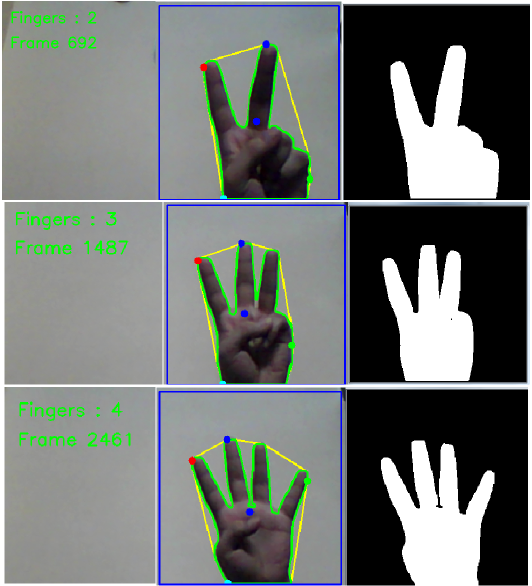
#> input picture 2.PNG, 1064 x 1172 px, given in place of the camera (shown at 1/2 size)
$ python example.py
#> lines starting #> are read from the running program, lines starting #| are printed output that depends on the picture
### handgesturerecognizer.py
import cv2
import imutils
import numpy as np
from contours import get_max_contour
from contours import get_extremes
from contours import draw_extremes
import contours

class HandGestureRecognizer:

	def __init__(self, width= 800):
		'''
		Initializes the window to be processed

		Args:
		width: width of the output video

		Returns:
		None
		'''
		self.bg = None #Background
		self.width = width

	def display_frame_rate(self, frame, frame_counter, limit, position):
		'''
		Function to display frame counter

		Args:
		frame: current frame in video
		frame_counter: current frame number
		limit: no. of frames required for background identification

		Returns:
		None
		'''
		color = (0, 0, 255)
		if frame_counter >= limit:
			color = (0, 255, 0)
		cv2.putText(frame, 'Frame '+str(frame_counter), position,
					cv2.FONT_HERSHEY_SIMPLEX, 1, color, 2)

	def running_average(self, frame, weight= 0.5):
		'''
		Function to calculate the running average to identify background

		Args:
		frame: current frame of video feed
		weight: to compute weighted avergae

		Returns:
		None
		'''
		if self.bg is None:
			self.bg = frame.copy().astype('float')
			return

		cv2.accumulateWeighted(frame, self.bg, weight)


	def start(self, video_source= 0, rectangle_color= (255, 0, 0),
			  rectangle_thickness= 2, break_key= 'q', frame_rate= False,
			  limit= 30, weight = 0.5, display_thresholded= False):
		'''
		Main function to start recognizing hand gestures

		Args:
		video_source: path to video source. To put in cv2.VideoCapture method
		rectangle_color: color of rectangular frame
		rectangle_thickness: thickness of rectangular frame
		break_key: key to be pressed to stop video feed
		frame_rate: to display frame rate in the output video
		limit: no. of frames required for background identification
		weight: weight to calculate weighted average of frame and background
		display_thresholded: to display thresholded image or not

		Returns:
		Video output feed showing hand gestures.
		'''
#> called with video_source = 0, rectangle_color = (255, 0, 0), rectangle_thickness = 2, break_key = 'q', frame_rate = True, limit = 30, weight = 0.5, display_thresholded = True
		if self.width < 500:
			print("Width can't be less than 500px. Please Try Again")
			return


		self.left = int(0.59375 * self.width)
		self.right = int(0.96875 * self.width)
		self.top = int(0.03125 * self.width)
		self.bottom = int(0.4125 * self.width)

		cam = cv2.VideoCapture(video_source)

		frame_counter = 0

		while True:

			_, frame= cam.read()
#> frame is the input picture: shape (1172, 1064, 3); mean B, G, R 115, 118.1, 112.8

			#Increment frame counter
			frame_counter += 1
			#Flip to eliminate mirror effect
			frame = cv2.flip(frame, 1)
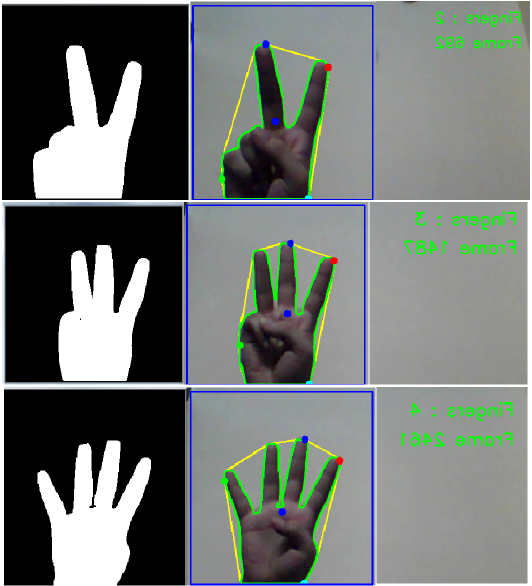
#> frame: shape (1172, 1064, 3) (shown at 1/2 size); mean B, G, R 115, 118.1, 112.8
			#Resizing by maintaining the aspect ratio
			frame = imutils.resize(frame, width= self.width)
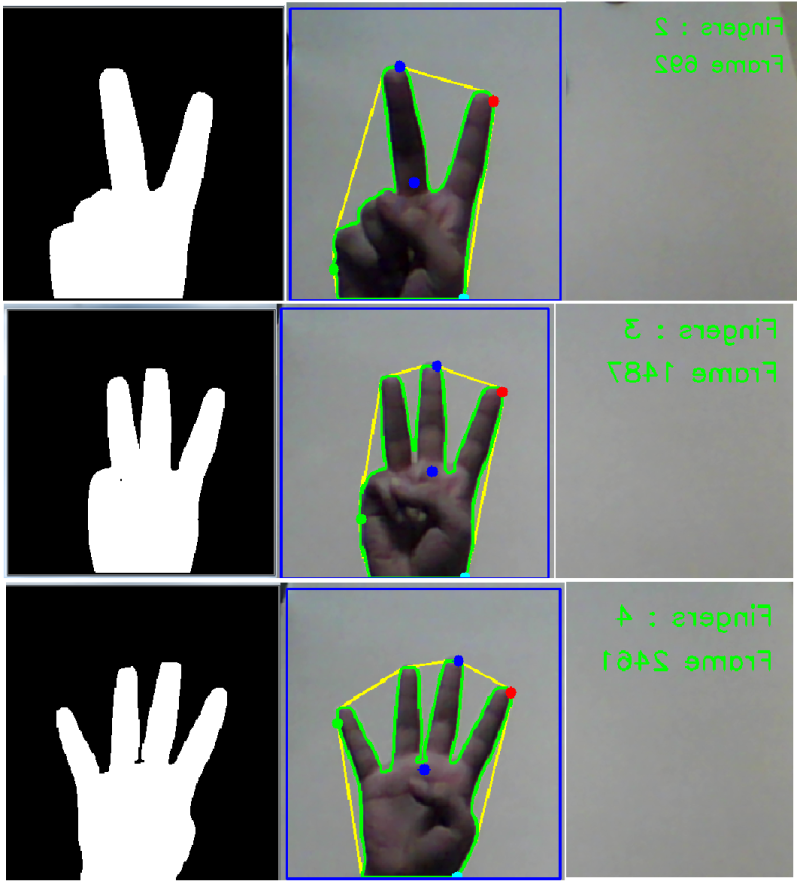
#> frame: shape (881, 800, 3); mean B, G, R 115, 118.1, 112.8
			#Calculate regio of interest to look for hand
			region_of_interest = frame[self.top: self.bottom , self.left: self.right]
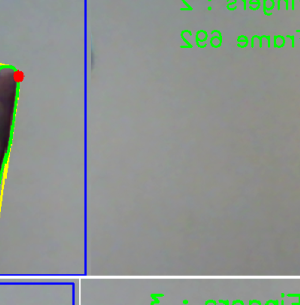
#> region_of_interest: shape (305, 300, 3); mean B, G, R 143.5, 148, 141.3

			#Caluate running average to identify background correctly
			if frame_counter <= limit:
				self.running_average(region_of_interest, weight)
			else:

				#Find contour of hand
				contour = get_max_contour(region_of_interest, self.bg)
				#If contour present
				if contour is not None:

					thresholded, max_contour = contour

					#Get extreme points of a contour
					extremes = get_extremes(max_contour)

					#Calculate center of hand and draw it
					cX = int((extremes[0][0] + extremes[1][0]) / 2)
					cY = int((extremes[2][1] + extremes[3][1]) / 2)
					cv2.circle(region_of_interest, (cX, cY), 6, (255, 0, 0), -1)

					#Count no. of fingers
					convex_hull, no_of_fingers= contours.count(thresholded, max_contour)

					#Print fingers count
					finger_pos = (int(0.03125 * self.width), int(0.0625 * self.width))
					cv2.putText(frame, "Fingers : "+str(no_of_fingers), finger_pos,
							cv2.FONT_HERSHEY_SIMPLEX, 1, (0, 255, 0), 2)

					#Draw convex hull
					cv2.drawContours(region_of_interest, [convex_hull], -1, (0, 255, 255), 2)

					#Display thresholded image if opted by the user
					if display_thresholded:
						cv2.imshow("thresholded", thresholded)

					#Draw contour of a hand
					cv2.drawContours(region_of_interest,
									 [max_contour], -1, (0, 255, 0), 2)

					#Draw contour extremes
					draw_extremes(region_of_interest,
								  extremes[0], extremes[1], extremes[2], extremes[3])


			#Draw window frame of region of interest
			cv2.rectangle(frame, (self.left,self.top), (self.right, self.bottom),
						  rectangle_color, rectangle_thickness)

			#Display frame counter is opted
			if frame_rate:

				frame_rate_pos = (int(0.03125*self.width), int(0.125*self.width))

				self.display_frame_rate(frame, frame_counter, limit, frame_rate_pos)
#> in display_frame_rate, `cv2.putText(frame, 'Frame '+str(frame_counter), position, cv2.FONT_HER..`:
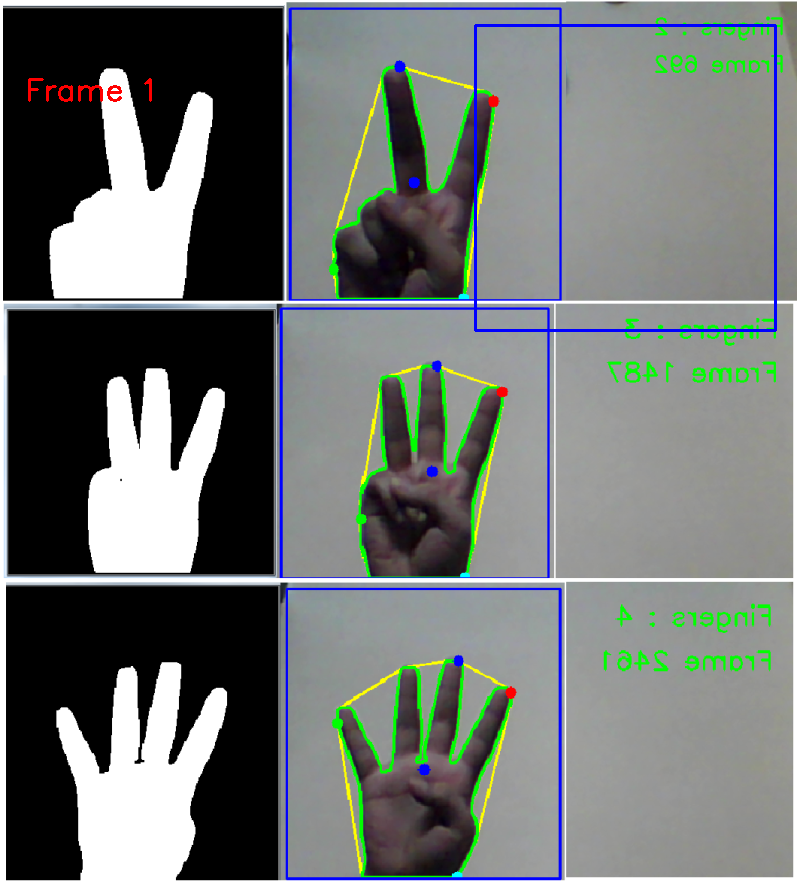
#> frame: shape (881, 800, 3); mean B, G, R 115.6, 117.2, 112.4

			if frame_counter >= limit-5 and frame_counter <= limit+5:

				counter_position = (int(0.03125 * self.width), int(0.450 * self.width))

				cv2.putText(frame, "Background Analysis Complete", counter_position,
							cv2.FONT_HERSHEY_SIMPLEX, 1, (0, 255, 0), 2)

			cv2.imshow('Video', frame)

			if cv2.waitKey(10)&0xFF == ord(break_key):
#> (key Esc is pressed here)
				break

		cam.release()
		cv2.destroyAllWindows()

### example.py
from handgesturerecognizer import HandGestureRecognizer

recognizer= HandGestureRecognizer()

recognizer.start(frame_rate= True, display_thresholded= True)
